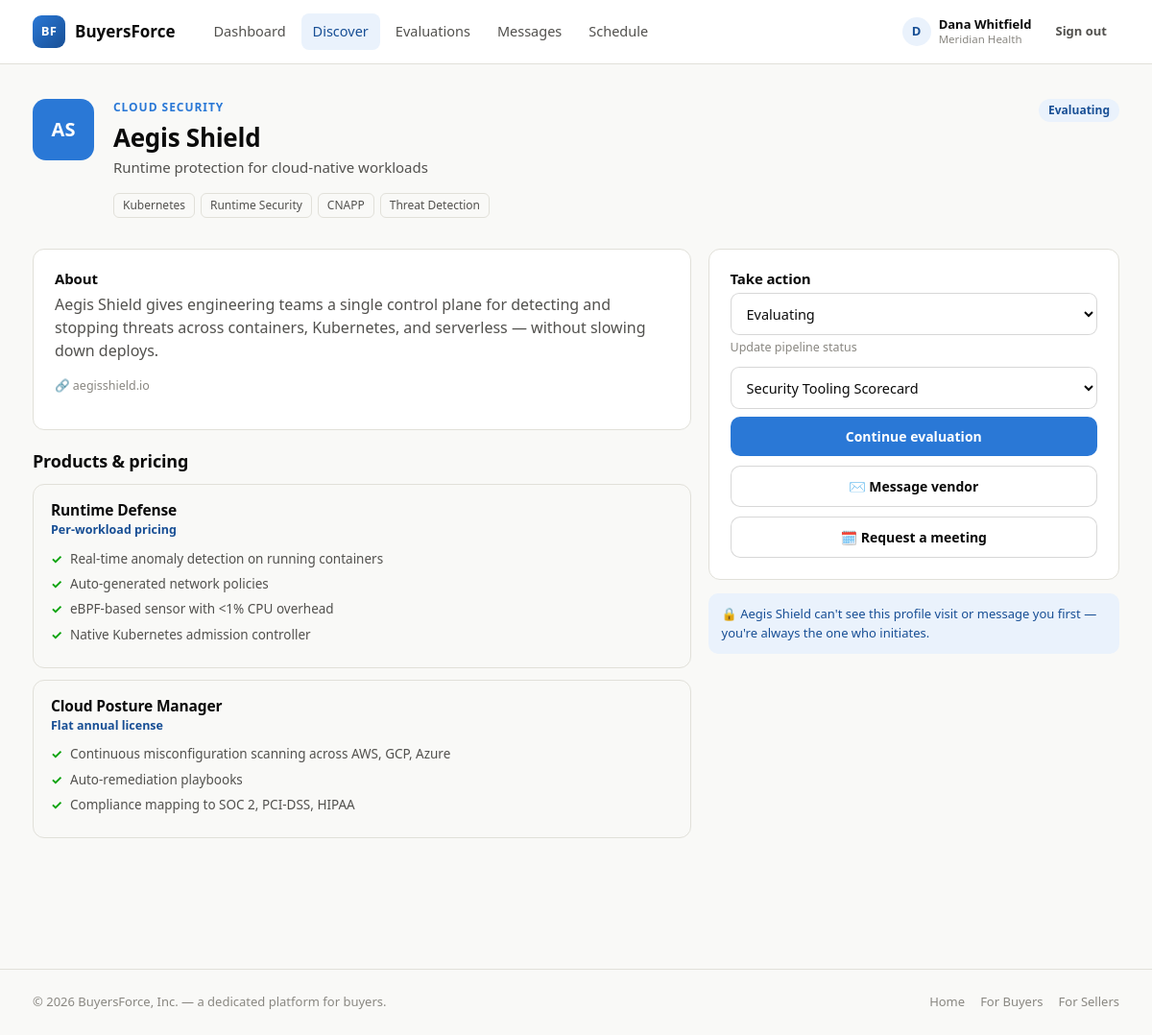
The app's page /app/buyer/vendor/1 (signed in) with its own data.
### tables this page shows
CREATE TABLE users (
    id INTEGER PRIMARY KEY AUTOINCREMENT,
    role TEXT NOT NULL CHECK (role IN ('buyer','seller')),
    name TEXT NOT NULL,
    email TEXT NOT NULL UNIQUE,
    password_hash TEXT NOT NULL,
    company TEXT NOT NULL,
    title TEXT DEFAULT '',
    created_at TEXT NOT NULL DEFAULT (datetime('now'))
);

CREATE TABLE vendors (
    id INTEGER PRIMARY KEY AUTOINCREMENT,
    seller_user_id INTEGER NOT NULL REFERENCES users(id),
    company_name TEXT NOT NULL,
    category TEXT NOT NULL,
    tagline TEXT NOT NULL DEFAULT '',
    description TEXT NOT NULL DEFAULT '',
    website TEXT NOT NULL DEFAULT '',
    accent TEXT NOT NULL DEFAULT '#2a78d6',
    initials TEXT NOT NULL DEFAULT 'VN',
    created_at TEXT NOT NULL DEFAULT (datetime('now'))
);

CREATE TABLE vendor_tags (
    id INTEGER PRIMARY KEY AUTOINCREMENT,
    vendor_id INTEGER NOT NULL REFERENCES vendors(id),
    tag TEXT NOT NULL
);

CREATE TABLE shortlist (
    id INTEGER PRIMARY KEY AUTOINCREMENT,
    buyer_user_id INTEGER NOT NULL REFERENCES users(id),
    vendor_id INTEGER NOT NULL REFERENCES vendors(id),
    status TEXT NOT NULL DEFAULT 'discovered' CHECK (status IN ('discovered','evaluating','shortlisted','selected','passed')),
    created_at TEXT NOT NULL DEFAULT (datetime('now')),
    UNIQUE(buyer_user_id, vendor_id)
);

CREATE TABLE listings (
    id INTEGER PRIMARY KEY AUTOINCREMENT,
    vendor_id INTEGER NOT NULL REFERENCES vendors(id),
    name TEXT NOT NULL,
    description TEXT NOT NULL DEFAULT '',
    pricing_model TEXT NOT NULL DEFAULT '',
    created_at TEXT NOT NULL DEFAULT (datetime('now'))
);

CREATE TABLE listing_features (
    id INTEGER PRIMARY KEY AUTOINCREMENT,
    listing_id INTEGER NOT NULL REFERENCES listings(id),
    feature_text TEXT NOT NULL
);

### app.py (the view)
@app.route("/app/buyer/vendor/<int:vendor_id>")
@role_required("buyer")
def buyer_vendor(vendor_id):
    vendor = dbm.query("SELECT * FROM vendors WHERE id=?", (vendor_id,), one=True)
    if not vendor:
        abort(404)
    listings = vendor_listings(vendor_id)
    tags = vendor_tags(vendor_id)
    status = shortlist_status(g.user["id"], vendor_id)
    templates_ = dbm.query(
        "SELECT * FROM eval_templates WHERE company=? OR is_shared=1 ORDER BY created_at DESC",
        (g.user["company"],),
    )
    existing_eval = dbm.query(
        "SELECT * FROM evaluations WHERE vendor_id=? AND company=? ORDER BY created_at DESC LIMIT 1",
        (vendor_id, g.user["company"]), one=True
    )
    return render_template(
        "buyer/vendor.html", vendor=vendor, listings=listings, tags=tags, status=status,
        templates=templates_, existing_eval=existing_eval,
    )

### app.py (called while the page is built)
@app.before_request
def load_logged_in_user():
    user_id = session.get("user_id")
    if user_id is None:
        g.user = None
    else:
        g.user = dbm.query("SELECT * FROM users WHERE id = ?", (user_id,), one=True)

def role_required(role):
    def decorator(view):
        @wraps(view)
        def wrapped(*args, **kwargs):
            if g.user is None:
                flash("Please sign in to continue.", "error")
                return redirect(url_for("login"))
            if g.user["role"] != role:
                flash(f"That area is for {role}s.", "error")
                return redirect(url_for("home_for_role", role=g.user["role"]))
            return view(*args, **kwargs)
        return wrapped
    return decorator

def vendor_tags(vendor_id):
    rows = dbm.query("SELECT tag FROM vendor_tags WHERE vendor_id = ?", (vendor_id,))
    return [r["tag"] for r in rows]

def vendor_listings(vendor_id):
    listings = dbm.query(
        "SELECT * FROM listings WHERE vendor_id = ? ORDER BY id", (vendor_id,)
    )
    out = []
    for listing in listings:
        feats = dbm.query(
            "SELECT feature_text FROM listing_features WHERE listing_id = ?",
            (listing["id"],),
        )
        out.append({**dict(listing), "features": [f["feature_text"] for f in feats]})
    return out

def shortlist_status(buyer_id, vendor_id):
    row = dbm.query(
        "SELECT status FROM shortlist WHERE buyer_user_id = ? AND vendor_id = ?",
        (buyer_id, vendor_id),
        one=True,
    )
    return row["status"] if row else None

### db.py (called while the page is built)
def get_db():
    if "db" not in g:
        g.db = sqlite3.connect(DB_PATH)
        g.db.row_factory = sqlite3.Row
        g.db.execute("PRAGMA foreign_keys = ON")
    return g.db

def query(sql, args=(), one=False):
    cur = get_db().execute(sql, args)
    rv = cur.fetchall()
    cur.close()
    return (rv[0] if rv else None) if one else rv

### templates/buyer/vendor.html (shortened to what this page needs)
{% extends "base.html" %}
{% block content %}
<div class="vendor-hero">
  <span class="vendor-logo" style="background:{{ vendor.accent }};">{{ vendor.initials }}</span>
  <div style="flex:1;">
    <span class="eyebrow">{{ vendor.category }}</span>
    <h1>{{ vendor.company_name }}</h1>
    <p style="font-size:15px;">{{ vendor.tagline }}</p>
    <div>{% for t in tags %}<span class="tag">{{ t }}</span>{% endfor %}</div>
  </div>
  {% if status %}<span class="badge {{ 'badge-good' if status in ['shortlisted','selected'] else ('badge-brand' if status == 'evaluating' else 'badge-neutral') }}">{{ status|capitalize }}</span>{% endif %}
</div>
<div class="grid grid-2" style="align-items:start; grid-template-columns: 1.6fr 1fr;">
  <div>
    <div class="card">
      <h3 style="font-size:15px;">About</h3>
      <p>{{ vendor.description }}</p>
      {% if vendor.website %}<p class="hint">🔗 {{ vendor.website }}</p>{% endif %}
    </div>
    <div class="section-title" style="margin-top:22px;"><h2>Products & pricing</h2></div>
    {% for l in listings %}
    <div class="listing-card">
      <h4>{{ l.name }}</h4>
      {% if l.pricing_model %}<span class="price">{{ l.pricing_model }}</span>{% endif %}
      <ul class="listing-feats">
        {% for f in l.features %}<li>{{ f }}</li>{% endfor %}
      </ul>
    </div>
    {% else %}
    <div class="card empty-state"><div class="icon">📦</div>No product listings yet.</div>
    {% endfor %}
  </div>
  <div class="side-panel">
    <div class="card">
      <h3 style="font-size:15px;">Take action</h3>
      <form method="post" action="{{ url_for('buyer_shortlist_toggle', vendor_id=vendor.id) }}" style="margin-bottom:10px;">
        <select name="status" onchange="this.form.submit()">
          <option value="evaluating" {{ 'selected' if status == 'evaluating' }}>Evaluating</option>
        </select>
        <div class="hint">Update pipeline status</div>
      </form>
      <form method="post" action="{{ url_for('buyer_evaluation_start', vendor_id=vendor.id) }}" style="margin-bottom:10px;">
        <div class="field" style="margin-bottom:8px;">
          <select name="template_id">
            {% for t in templates %}
            <option value="{{ t.id }}">{{ t.name }}</option>
            {% endfor %}
          </select>
        </div>
        <button class="btn btn-primary btn-block" type="submit">
          {{ 'Continue evaluation' if existing_eval else 'Start evaluation' }}
        </button>
      </form>
      <details style="margin-bottom:10px;">
        <summary class="btn btn-secondary btn-block" style="list-style:none; cursor:pointer;">✉️ Message vendor</summary>
      </details>
      <details>
        <summary class="btn btn-secondary btn-block" style="list-style:none; cursor:pointer;">🗓️ Request a meeting</summary>
      </details>
    </div>
    <div class="privacy-note" style="margin-top:14px;">🔒 {{ vendor.company_name }} can't see this profile visit or message you first — you're always the one who initiates.</div>
  </div>
</div>
{% endblock %}

### templates/base.html (shortened to what this page needs)
<!doctype html>
<html lang="en">
<head>
  <link rel="stylesheet" href="{{ url_for('static', filename='css/style.css') }}">
</head>
<body class="{{ body_class|default('') }}">
  <header class="topbar">
    <div class="topbar-inner">
      <a class="brand" href="{{ url_for('landing') }}">
        <span class="brand-mark">BF</span>
        <span class="brand-name">BuyersForce</span>
      </a>
      {% if g.user %}
        <nav class="main-nav">
          {% if g.user.role == 'buyer' %}
            <a href="{{ url_for('buyer_dashboard') }}" class="{{ 'active' if request.endpoint == 'buyer_dashboard' }}">Dashboard</a>
            <a href="{{ url_for('buyer_discover') }}" class="{{ 'active' if request.endpoint in ['buyer_discover','buyer_vendor','buyer_compare'] }}">Discover</a>
            <a href="{{ url_for('buyer_evaluations') }}" class="{{ 'active' if request.endpoint and request.endpoint.startswith('buyer_evaluation') }}">Evaluations</a>
            <a href="{{ url_for('buyer_messages') }}" class="{{ 'active' if request.endpoint in ['buyer_messages','buyer_thread'] }}">Messages</a>
            <a href="{{ url_for('buyer_schedule') }}" class="{{ 'active' if request.endpoint == 'buyer_schedule' }}">Schedule</a>
          {% endif %}
        </nav>
        <div class="user-menu">
          <span class="user-chip">
            <span class="user-avatar">{{ g.user.name[0] }}</span>
            <span class="user-meta">
              <span class="user-name">{{ g.user.name }}</span>
              <span class="user-company">{{ g.user.company }}</span>
            </span>
          </span>
          <a href="{{ url_for('logout') }}" class="btn btn-ghost btn-sm">Sign out</a>
        </div>
      {% endif %}
    </div>
  </header>
  <main class="page {{ 'page-wide' if wide|default(false) else '' }}">
    {% block content %}{% endblock %}
  </main>
  <footer class="site-footer">
    <div class="site-footer-inner">
      <span>&copy; 2026 BuyersForce, Inc. — a dedicated platform for buyers.</span>
      <span class="footer-links">
        <a href="{{ url_for('landing') }}">Home</a>
        <a href="{{ url_for('landing') }}#buyers">For Buyers</a>
        <a href="{{ url_for('landing') }}#sellers">For Sellers</a>
      </span>
    </div>
  </footer>
</body>
</html>

### records on screen
users: user "D", user.name "Dana Whitfield", user.company "Meridian Health"
vendors: initials "AS", category "CLOUD SECURITY", company_name "Aegis Shield", tagline "Runtime protection for cloud-native workloads", description "Aegis Shield gives engineering teams a single control plane for detecting and stopping threats across containers, Kubernetes, and serverless — without slowing down deploys.", website "aegisshield.io"
vendor_tags: tag "Kubernetes"
vendor_tags: tag "Runtime Security"
vendor_tags: tag "CNAPP"
vendor_tags: tag "Threat Detection"
shortlist: status "Evaluating"
listings: name "Runtime Defense", pricing_model "Per-workload pricing"
listing_features: feature_text "Real-time anomaly detection on running containers"
listing_features: feature_text "Auto-generated network policies"
listing_features: feature_text "eBPF-based sensor with <1% CPU overhead"
listing_features: feature_text "Native Kubernetes admission controller"
listings: name "Cloud Posture Manager", pricing_model "Flat annual license"
listing_features: feature_text "Continuous misconfiguration scanning across AWS, GCP, Azure"
listing_features: feature_text "Auto-remediation playbooks"
listing_features: feature_text "Compliance mapping to SOC 2, PCI-DSS, HIPAA"

### other values on screen
{{ 'Continue evaluation' if existing_eval else 'Start evaluation' }} "Continue evaluation"
form field template_id "Security Tooling Scorecard"
